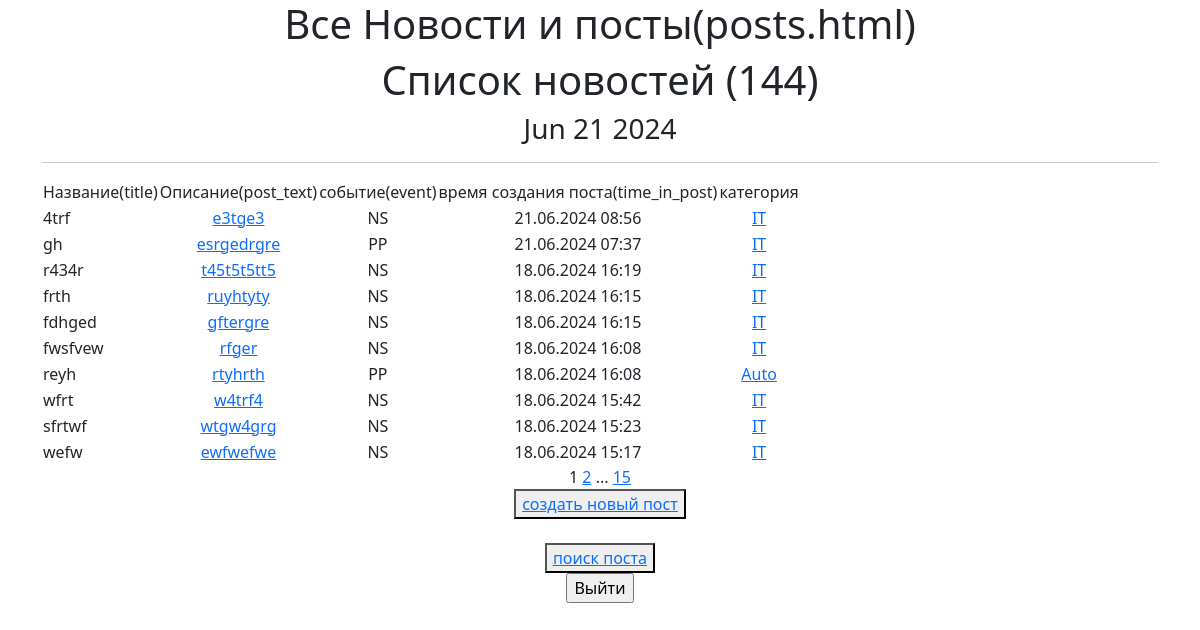
Page /Posts/ on the committed database.
### news/models.py (models this page shows, shortened)
class Post(models.Model):
    news = "NS"
    papers = "PP"
    event_choose = [(news, "Новость"), (papers, "Статья")]
    post_author = models.ForeignKey(Author, on_delete=models.CASCADE)
    categories = models.ManyToManyField(Category, through=PostCategory)
    time_in_post = models.DateTimeField(auto_now_add=True)
    event = models.CharField(choices=event_choose, max_length=2)
    title = models.CharField(max_length=199)
    post_text = models.TextField()
    post_rating = models.IntegerField(default=0)

class Category(models.Model):
   objects = None
   name = models.CharField(max_length=128, unique=True)  # максмиальная длина 128 знаков, уникальное поле
   subscribers = models.ManyToManyField(User, blank=True, related_name='categories')
   def __str__(self):
       return self.name

### news/views.py (the view)
# urls.py: path('', PostsList.as_view()),
class PostsList(ListView):
    model = Post
    ordering = '-time_in_post'
    template_name = 'posts.html'
    context_object_name = 'posts'
    paginate_by = 10  # вот так мы можем указать количество записей на странице
    def get_context_data(self, **kwargs):#get_context_data, позволяет нам получить дополнительные данные, которые будут переданы в шаблон.
        context = super().get_context_data(**kwargs)
        context['news_count'] = self.get_queryset().count()###добавил показывает количество новостей
        context['time_now'] = datetime.utcnow()
        return context

### news/templatetags/custom_filters.py (called while the page is built)
@register.filter(name='censor')
def censor(value):
    for sw in stop_words:
        value = value.lower().replace(sw.lower(), '...')
    return value

@register.filter(name='preview')
def preview(value):
    if len(value) > 50:
        return value[:51] + '...'
    else:
        return value

### templates/posts.html (shortened to what this page needs)
{% extends 'flatpages/default.html' %}
{% load custom_filters %}!
{% block content %}
   <h1>Все Новости и посты(posts.html)</h1>
    <h1>Список новостей ({{ news_count }})</h1>
   <h3>{{ time_now|date:'M d Y' }}</h3>
   <hr>
    {% if posts %}
       <table>
           <tr>
               <td>Название(title)</td>
               <td>Описание(post_text)</td>
               <td>событие(event)</td>
               <td>время создания поста(time_in_post)</td>
               <td>категория</td>
           </tr>{% for post in posts %}<tr>
              <td align="left">{{ post.title|censor|preview }}</td>
              <td><a href="{% url 'posts_detail' post.pk %}">{{ post.post_text }}</a></td>
               <td>{{ post.event }}</td>
               <td>{{ post.time_in_post|date:'d.m.Y H:i' }}</td>
               <td>{% for category in post.categories.all %}
                   <a href="{% url 'categories' category.id%}"> {{category }}</a>
                   {% endfor %}
                </td>
		   </tr>
		   {% endfor %}
       </table>
   {% else %}
       <h2>новостей нет!</h2>
   {% endif %}
   {{ page_obj.number }}
   {% if page_obj.has_next %}
       <a href="?page={{ page_obj.next_page_number }}">{{ page_obj.next_page_number }}</a>
       {% if paginator.num_pages != page_obj.next_page_number %}
           ...
           <a href="?page={{ page_obj.paginator.num_pages }}">{{ page_obj.paginator.num_pages }}</a>
       {% endif %}
   {% endif %}
<br>
<button><a href="{% url 'post_crete' %}">создать новый пост </a> </button><br />
<br>
<button><a href="{% url 'posts_search' %}">поиск поста </a> </button><br />
<form action="{% url 'logout' %}" method="post">
<input type="submit" value="Выйти">
{% endblock content %}

### rows in the picture
Post: title|censor "4trf", post_text "e3tge3", event "NS", time_in_post "21.06.2024 08:56"
Category: name "IT"
Post: title|censor "gh", post_text "esrgedrgre", event "PP", time_in_post "21.06.2024 07:37"
Post: title|censor "r434r", post_text "t45t5t5tt5", event "NS", time_in_post "18.06.2024 16:19"
Post: title|censor "frth", post_text "ruyhtyty", event "NS", time_in_post "18.06.2024 16:15"
Post: title|censor "fdhged", post_text "gftergre", event "NS", time_in_post "18.06.2024 16:15"
Post: title|censor "fwsfvew", post_text "rfger", event "NS", time_in_post "18.06.2024 16:08"
Post: title|censor "reyh", post_text "rtyhrth", event "PP", time_in_post "18.06.2024 16:08"
Category: name "Auto"
Post: title|censor "wfrt", post_text "w4trf4", event "NS", time_in_post "18.06.2024 15:42"
Post: title|censor "sfrtwf", post_text "wtgw4grg", event "NS", time_in_post "18.06.2024 15:23"
Post: title|censor "wefw", post_text "ewfwefwe", event "NS", time_in_post "18.06.2024 15:17"

### other values in the picture
{{ news_count }} "144"
{{ time_now|date:'M d Y' }} "Jun 21 2024"
{{ page_obj.number }} "1"
{{ page_obj.next_page_number }} "2"
{{ page_obj.paginator.num_pages }} "15"
